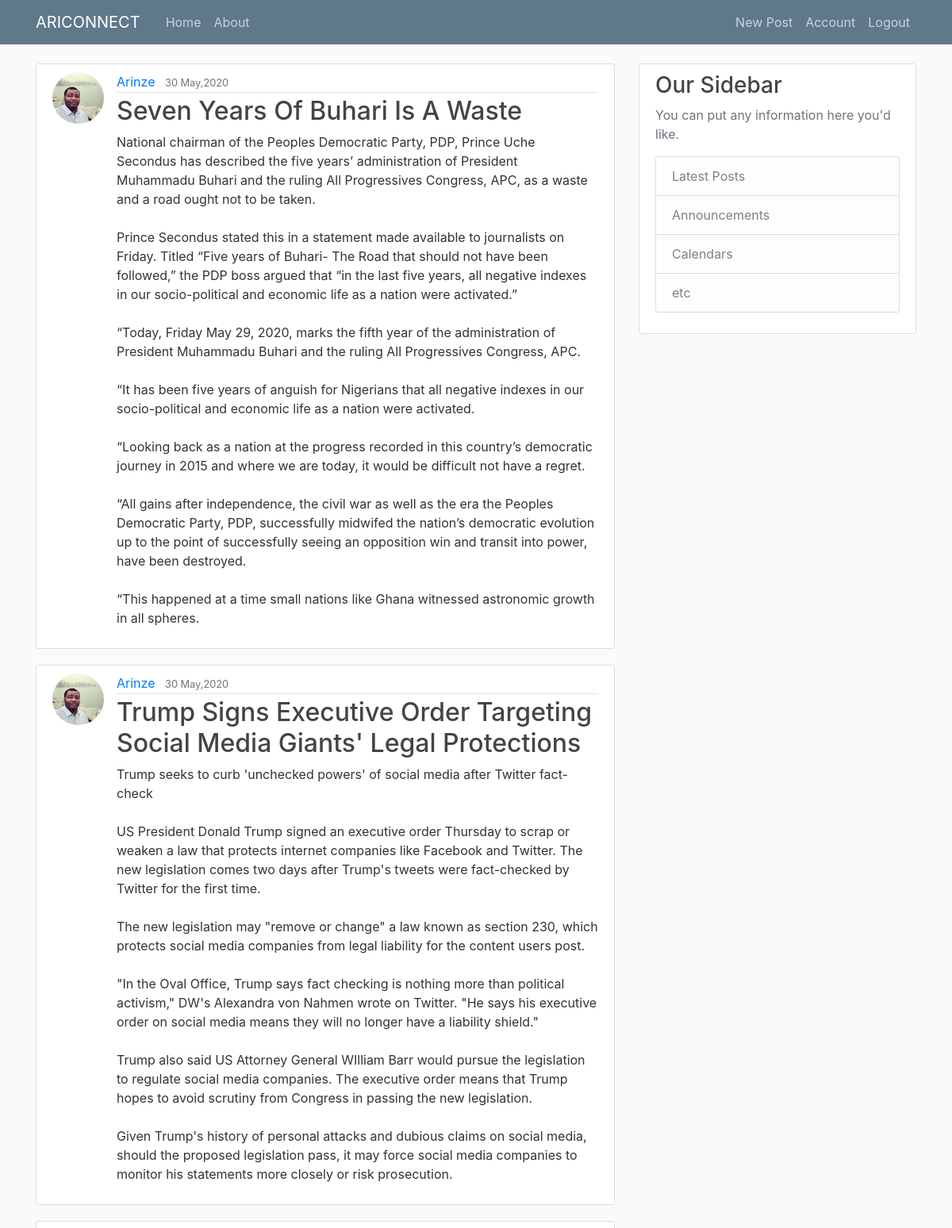
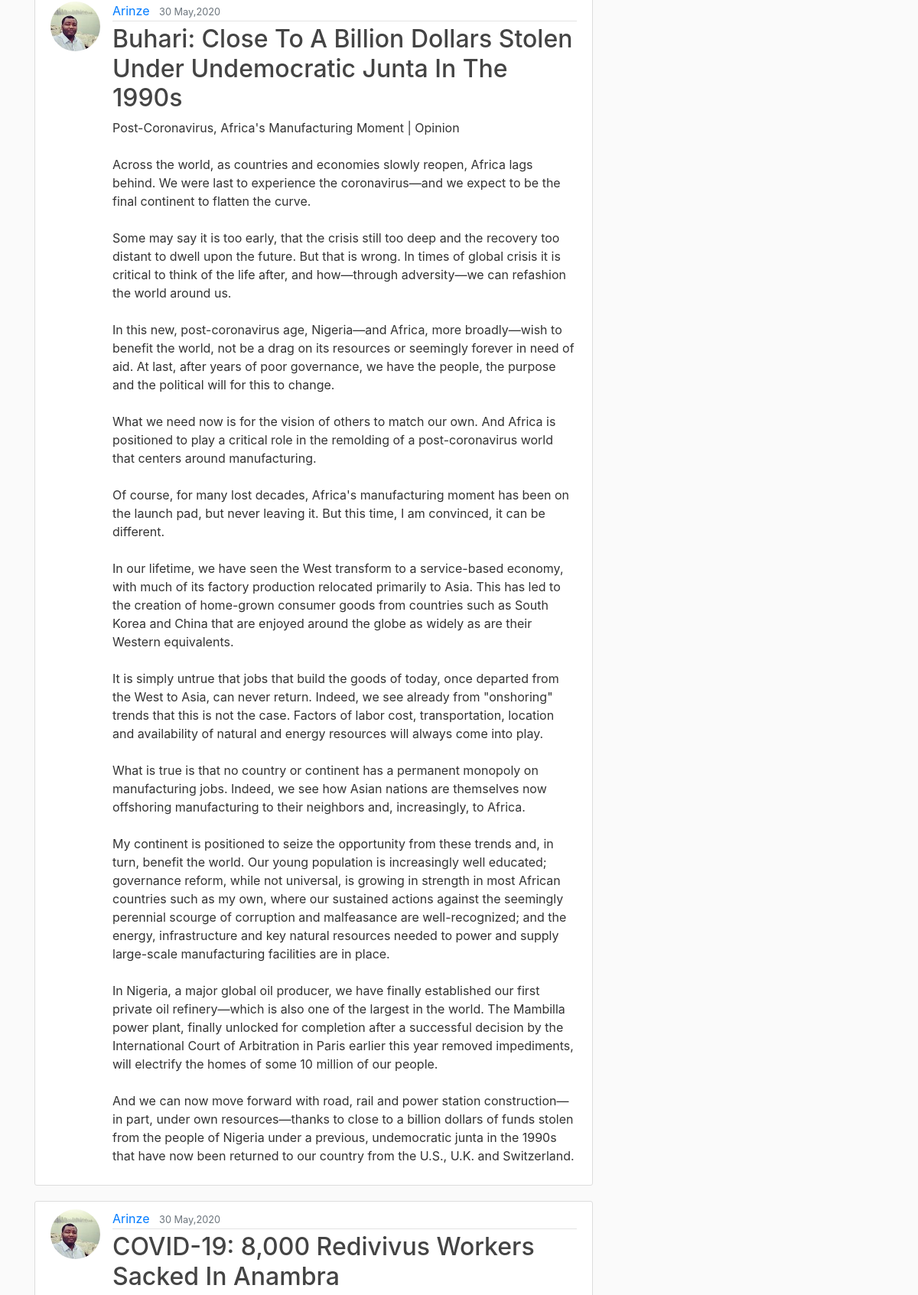
Screenshot of /home (signed in, upper part) with the database file from the repository (2 pictures, top to bottom).
### flaskblog/models.py (models this page shows, shortened)
class Post(db.Model):
    id = db.Column(db.Integer, primary_key = True)
    title = db.Column(db.String(100), nullable = False)
    date_posted = db.Column(db.DateTime, nullable = False, default = datetime.utcnow)
    content = db.Column(db.Text, nullable = False)
    user_id = db.Column(db.Integer, db.ForeignKey("user.id"), nullable = False)

class User(db.Model, UserMixin):
    id = db.Column(db.Integer, primary_key = True)
    username = db.Column(db.String(20), unique = True, nullable = False)
    email = db.Column(db.String(120), unique = True, nullable = False)
    image_file = db.Column(db.String(20), nullable = False, default = "default.jpg")
    password = db.Column(db.String(60), nullable = False)
    posts = db.relationship("Post", backref="author", lazy = True)

### flaskblog/main/routes.py (the view)
@main.route('/')
@main.route('/home')
def home():
    page = request.args.get("page", 1, type=int)
    posts = Post.query.order_by(Post.date_posted.desc()).paginate(page=page, per_page=5) #how many posts on each page
    return render_template("home.html", posts=posts)

### flaskblog/models.py (called while the page is built)
@login_manager.user_loader
def load_user(user_id):
    return User.query.get(int(user_id))

### flaskblog/templates/home.html (shortened to what this page needs)
{%extends "layout.html"%}
{%block content%}
    {% for post in posts.items%}
        <article class="media content-section">
          <img class = "rounded-circle article-img" src="{{url_for("static", filename = "profile_pics/"+post.author.image_file)}}">
          <div class="media-body">
            <div class="article-metadata">
              <a class="mr-2" href="{{url_for("users.user_posts",username=post.author.username)}}">{{ post.author.username }}</a>
              <small class="text-muted">{{ post.date_posted.strftime("%d %b,%Y") }}</small>
            </div>
            <h2><a class="article-title" href="{{url_for("posts.post", post_id=post.id)}}">{{ post.title }}</a></h2>
            <p class="article-content">{{ post.content }}</p>
          </div>
        </article>
    {%endfor%}
{%endblock content%}

### flaskblog/static/main.css (style rules this page uses)
body { background: #fafafa; color: #333333; margin-top: 5rem; }
h1, h2, h3, h4, h5, h6 { color: #444444; }
.content-section { background: #ffffff; padding: 10px 20px; border: 1px solid #dddddd; border-radius: 3px; margin-bottom: 20px; }
.article-title { color: #444444; }
.article-content { white-space: pre-line; }
.article-img { height: 65px; width: 65px; margin-right: 16px; }
.article-metadata { padding-bottom: 1px; margin-bottom: 4px; border-bottom: 1px solid #e3e3e3 }

### rows the page displays
Post: image_file (picture), author.username "Arinze", date_posted "30 May,2020", title "Seven Years Of Buhari Is A Waste", content "National chairman of the Peoples Democratic Party, PDP, Prince Uche Secondus has described the five years’ administration of President Muhammadu Buhari and the ruling All Progressives Congress, APC, as a waste and a road ought not to be taken. Prince Secondus stated this in a statement made available to journalists on Friday. Titled “Five years of Buhari- The Road that should not have been followed,” the PDP boss argued that “in the last five years, all negative indexes in our socio-political and economic life as a nation were activated.” “Today, Friday May 29, 2020, marks the fifth year of the administration of President Muhammadu Buhari and the ruling All Progressives Congress, APC. “It…"
Post: image_file (picture), author.username "Arinze", date_posted "30 May,2020", title "Trump Signs Executive Order Targeting Social Media Giants' Legal Protections", content "Trump seeks to curb 'unchecked powers' of social media after Twitter fact-check US President Donald Trump signed an executive order Thursday to scrap or weaken a law that protects internet companies like Facebook and Twitter. The new legislation comes two days after Trump's tweets were fact-checked by Twitter for the first time. The new legislation may \"remove or change\" a law known as section 230, which protects social media companies from legal liability for the content users post. \"In the Oval Office, Trump says fact checking is nothing more than political activism,\" DW's Alexandra von Nahmen wrote on Twitter. \"He says his executive order on social media means they will no longer have a…"
Post: image_file (picture), author.username "Arinze", date_posted "30 May,2020", title "Buhari: Close To A Billion Dollars Stolen Under Undemocratic Junta In The 1990s", content "Post-Coronavirus, Africa's Manufacturing Moment | Opinion Across the world, as countries and economies slowly reopen, Africa lags behind. We were last to experience the coronavirus—and we expect to be the final continent to flatten the curve. Some may say it is too early, that the crisis still too deep and the recovery too distant to dwell upon the future. But that is wrong. In times of global crisis it is critical to think of the life after, and how—through adversity—we can refashion the world around us. In this new, post-coronavirus age, Nigeria—and Africa, more broadly—wish to benefit the world, not be a drag on its resources or seemingly forever in need of aid. At last, after years of…"
Post: image_file (picture), author.username "Arinze", date_posted "30 May,2020", title "COVID-19: 8,000 Redivivus Workers Sacked In Anambra"
